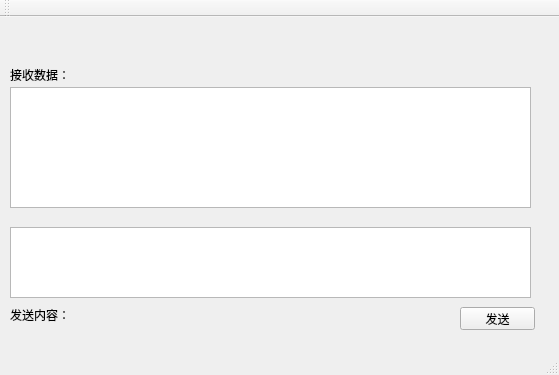
<?xml version="1.0" encoding="UTF-8"?>
<ui version="4.0">
 <class>MainWindow</class>
 <widget class="QMainWindow" name="MainWindow">
  <property name="geometry">
   <rect>
    <x>0</x>
    <y>0</y>
    <width>559</width>
    <height>375</height>
   </rect>
  </property>
  <property name="windowTitle">
   <string>MainWindow</string>
  </property>
  <widget class="QWidget" name="centralWidget">
   <widget class="QLabel" name="label_3">
    <property name="geometry">
     <rect>
      <x>10</x>
      <y>290</y>
      <width>71</width>
      <height>16</height>
     </rect>
    </property>
    <property name="text">
     <string>发送内容：</string>
    </property>
   </widget>
   <widget class="QLabel" name="label_4">
    <property name="geometry">
     <rect>
      <x>10</x>
      <y>50</y>
      <width>61</width>
      <height>16</height>
     </rect>
    </property>
    <property name="text">
     <string>接收数据：</string>
    </property>
   </widget>
   <widget class="QTextEdit" name="m_sendTextEdit">
    <property name="geometry">
     <rect>
      <x>10</x>
      <y>210</y>
      <width>521</width>
      <height>71</height>
     </rect>
    </property>
   </widget>
   <widget class="QTextEdit" name="m_recvTextEdit_2">
    <property name="geometry">
     <rect>
      <x>10</x>
      <y>70</y>
      <width>521</width>
      <height>121</height>
     </rect>
    </property>
    <property name="readOnly">
     <bool>true</bool>
    </property>
   </widget>
   <widget class="QPushButton" name="pushButton_2">
    <property name="geometry">
     <rect>
      <x>460</x>
      <y>290</y>
      <width>75</width>
      <height>23</height>
     </rect>
    </property>
    <property name="text">
     <string>发送</string>
    </property>
    <property name="shortcut">
     <string>Ctrl+Return</string>
    </property>
   </widget>
  </widget>
  <widget class="QMenuBar" name="menuBar">
   <property name="geometry">
    <rect>
     <x>0</x>
     <y>0</y>
     <width>559</width>
     <height>23</height>
    </rect>
   </property>
  </widget>
  <widget class="QToolBar" name="mainToolBar">
   <attribute name="toolBarArea">
    <enum>TopToolBarArea</enum>
   </attribute>
   <attribute name="toolBarBreak">
    <bool>false</bool>
   </attribute>
  </widget>
  <widget class="QStatusBar" name="statusBar"/>
 </widget>
 <layoutdefault spacing="6" margin="11"/>
 <resources/>
 <connections/>
</ui>
